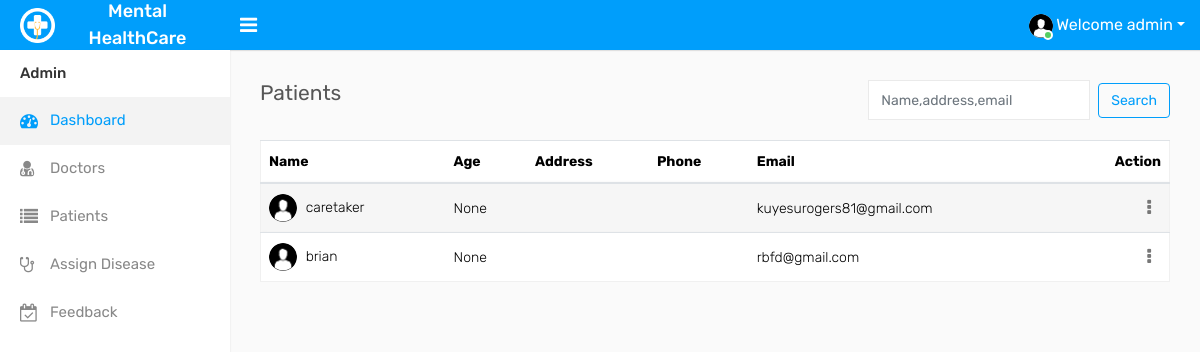
/roleadmin/patients_list/ (signed in), run on the app's committed database.
### patient/models.py (models this page shows, shortened)
class Profile(models.Model):
    user = models.OneToOneField(User,on_delete=models.CASCADE)
    name=models.CharField(max_length=20)
    phone_regex = RegexValidator(regex=r'^\+?1?\d{9,15}$', message="Phone number must be entered in the format: '+999999999'. Up to 15 digits allowed.")
    phone_number = models.CharField(validators=[phone_regex], max_length=17, blank=True) # validators should be a list
    address=models.CharField(max_length=40)
    gender=models.CharField( max_length=50,blank=True,choices=(('Female','Female'),('Male','Male'),('Other','Other')))
    age=models.IntegerField(blank=True , null=True)
    status=models.CharField(max_length=20,blank=True,choices=(('Single','Single'),('Married','Married')))
    profile_pic=models.ImageField(blank=True,null=True)

### roleadmin/views.py (the view)
# urls.py: path('patients_list/',views.patients_list,name="patients_list"),
@login_required(login_url="roleadmin_login")
def patients_list(request):
    search_term=request.GET.get('term')
    if search_term is not None:
        search_term = search_term.lstrip().rstrip()
    users=User.objects.filter(groups__name="PATIENT")
    if search_term==None:
        search_term=""
    patients=Profile.objects.filter(user_id__in=users).filter(Q(name__icontains=search_term) | Q(user__email__icontains=search_term) | Q(address__icontains=search_term))
    context={
        'patients':patients,
    }
    return render(request,'roleadmin/patient_list.html',context)

### roleadmin/templates/roleadmin/patient_list.html (shortened to what this page needs)
{% extends 'base_admin.html' %}
{% load static %}
{% block body_content %}
<div class="page-wrapper">
    <div class="content">
        <div class="row">
            <div class="col-sm-4 col-3">
                <h4 class="page-title">Patients</h4>
            </div>
            <div class="col-sm-8 col-9 text-right m-b-20">
                <form class="form-inline my-2 my-lg-0 float-right" method="GET" action="" style="text-align: right;">
                    <input  type="text" class="form-control mr-sm-2" value="{{ request.GET.term }}" name="term" placeholder="Name,address,email">
                    <button class="btn btn-outline-primary my-2 my-sm-0" type="submit" value="submit">Search</button>
                  </form>
                </div>
        </div>
        <div class="row">
            <div class="col-md-12">
                <div class="table-responsive" style="max-height: 1000px; overflow-x: auto; overflow-y: auto;">
                    <table class="table table-border table-striped custom-table datatable mb-0">
                        <thead>
                            <tr>
                                <th>Name</th>
                                <th>Age</th>
                                <th>Address</th>
                                <th>Phone</th>
                                <th>Email</th>
                                <th class="text-right">Action</th>
                            </tr>
                        </thead>
                        <tbody>
                            {% for patient in patients %}
                            <tr>
                                <td>
                                    {% if patient.profile_pic.url != '' %}
                                    <img width="28" height="28" src="{{patient.profile_pic.url}}" class="rounded-circle m-r-5" alt="">
                                    {% else %}
                                    <img width="28" height="28" src="{% static 'assets/img/user.png' %}" class="rounded-circle m-r-5" alt="">
                                    {% endif %}
                                    {{patient.name}}
                                </td>
                                <td>{{patient.age}}</td>
                                <td>{{patient.address}}</td>
                                <td>{{patient.phone_number}}</td>
                                <td>{{patient.user.email}}</td>
                                <td class="text-right">
                                    <div class="dropdown dropdown-action">
                                        <a href="#" class="action-icon dropdown-toggle" data-toggle="dropdown" aria-expanded="false"><i class="fa fa-ellipsis-v"></i></a>
                                    </div>
                                </td>
                            </tr>
                            {% endfor %}
                        </tbody>
                    </table>
                </div>
            </div>
        </div>
    </div>
</div>
{% endblock %}

### roleadmin/templates/base_admin.html (shortened to what this page needs)
<!DOCTYPE html>
{% load static %}
<html lang="en">
<head>
    <link rel="stylesheet" type="text/css" href="{% static 'assets/css/bootstrap.min.css' %}">
    <link rel="stylesheet" type="text/css" href="{% static 'assets/css/font-awesome.min.css' %}">
    <link rel="stylesheet" type="text/css" href="{% static 'assets/css/style.css' %}"s>
<link rel="stylesheet" href="https://formden.com/static/cdn/bootstrap-iso.css" />
<link rel="stylesheet" href="https://cdnjs.cloudflare.com/ajax/libs/bootstrap-datepicker/1.4.1/css/bootstrap-datepicker3.css"/>
</head>
<body>
    <div class="main-wrapper">
        <div class="header">
      <div class="header-left">
        <a href="#" class="logo">
          <img src="{% static 'assets/img/logo.png' %}" width="35" height="35" alt=""> <span>Mental HealthCare</span>
        </a>
      </div>
      <a id="toggle_btn" href="javascript:void(0);"><i class="fa fa-bars"></i></a>
            <ul class="nav user-menu float-right">
                <li class="nav-item dropdown has-arrow">
                    <a href="#" class="dropdown-toggle nav-link user-link" data-toggle="dropdown">
                        <span class="user-img">
                <span class="user-img">
                    <img class="rounded-circle" src="{% static 'assets/img/user.png' %}" width="24" alt="Admin">
                <span class="status online"></span>
            </span>
            <span>Welcome admin</span>
                    </a>
                </li>
            </ul>
        </div>
        <div class="sidebar" id="sidebar">
            <div class="sidebar-inner slimscroll">
                <div id="sidebar-menu" class="sidebar-menu">
                    <ul>
                        <li class="menu-title">Admin</li>
                        <li class="active">
                            <a href="{% url 'admin_dashboard' %}"><i class="fa fa-dashboard"></i> <span>Dashboard</span></a>
                        </li>
                        <li>
                            <a href="{% url 'doctors_list' %}"><i class="fa fa-user-md"></i> <span> Doctors</span></a>
                        </li>
                        <li>
                            <a href="{% url 'patients_list' %}"><i class="fa fa-list"></i> <span>Patients</span></a>
                        </li>
                        <li>
                            <a href="{% url 'disease' %}"><i class="fa fa-stethoscope"></i> <span>Assign Disease</span></a>
                        </li>
                        <li>
                            <a href="{% url 'our_feedback' %}"><i class="fa fa-calendar-check-o"></i> <span>Feedback</span></a>
                        </li>
                    </ul>
                </div>
            </div>
        </div>
    {% block body_content %}
    {% endblock %}
    </div>
</body>
</html>

### data on the page
Profile: name "caretaker", age "None", user.email "kuyesurogers81@gmail.com"
Profile: name "brian", age "None", user.email "rbfd@gmail.com"
